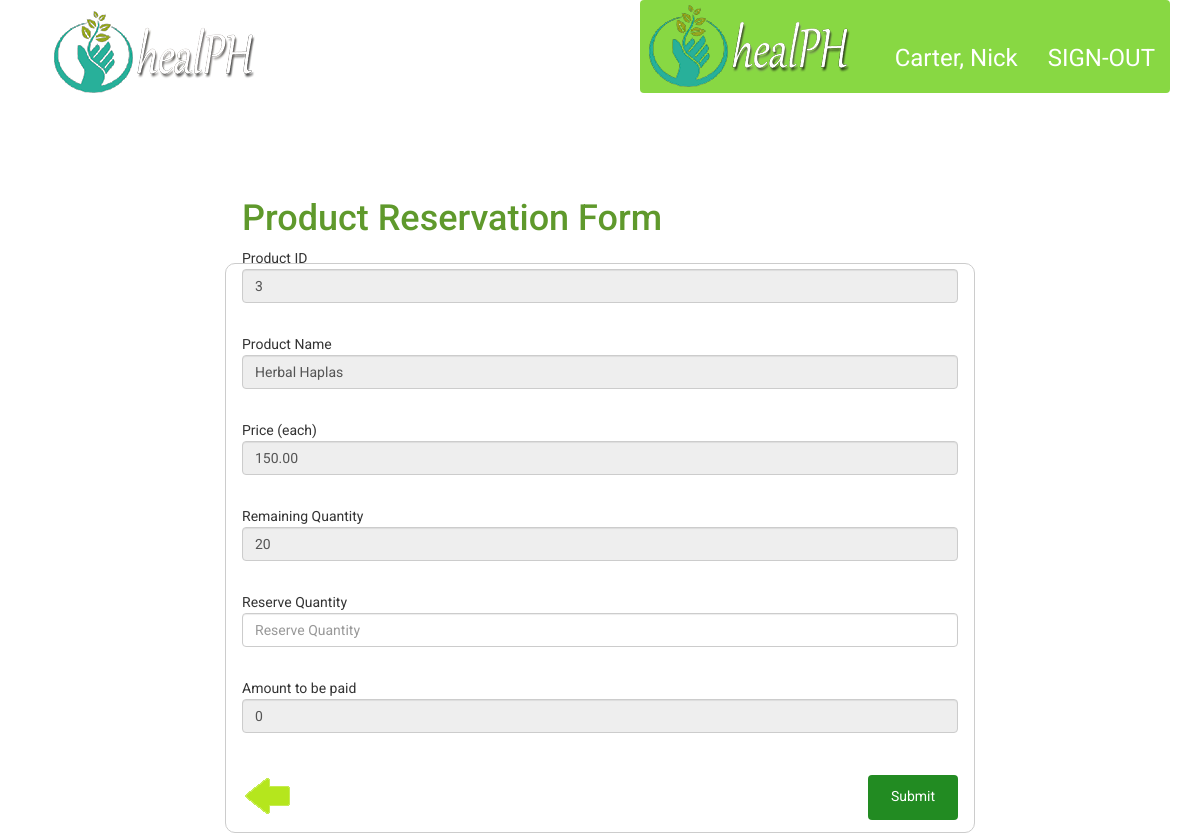
The app's page /reservationform.php?id=3 (signed in) with its own data.
### tables this page shows
CREATE TABLE IF NOT EXISTS `product` (
  `PRODUCT_ID` int(11) NOT NULL AUTO_INCREMENT,
  `PRODTYPE_ID` int(11) NOT NULL,
  `ACCT_ID` int(11) NOT NULL,
  `DESCRIPTION` varchar(60) NOT NULL,
  `RATE` decimal(5,1) NOT NULL,
  `NAME` varchar(60) NOT NULL,
  `QUANTITY` int(11) NOT NULL,
  `PRICE` decimal(10,2) NOT NULL,
  `UNIT` int(11) NOT NULL,
  `STATUS` varchar(20) NOT NULL DEFAULT 'ACTIVE',
  `PICTURE` varchar(60) NOT NULL,
  PRIMARY KEY (`PRODUCT_ID`)
);

### reservationform.php (the view, shortened to what this page needs)
<?php
	require 'queries/connection.php';
	if(isset($_GET['id'])) {
		$productid = $_GET['id'];
		$sql = "SELECT * FROM product WHERE PRODUCT_ID = '$productid'";
		$retrieve = $conn->query($sql)->fetchAll();
		if($retrieve) {
			foreach($retrieve as $row) {
				$productid = $row['PRODUCT_ID'];
				$productname = $row['NAME'];
				$quantity = $row['QUANTITY'];
				$price = $row['PRICE'];
			}
		}
	}
	else {
		header('Location: viewProducts.php');
	}
?>
<!DOCTYPE html>
<html lang="en">
<head>
		<link href="assets/css/main.css" rel="stylesheet" />
</head>
<body class="addHealer">
		<div class="container">
				<div class="row">
						<div class="col-md-3 col-sm-3">
								<a href="loginHealer.php" class="navbar-brand"><img class="img-responsive wow slideInLeft" src="assets/images/logo.png" /></a>
						</div>
						<div class="col-md-9 col-sm-9">
								<nav class="navbar navbar-inverse  wow bounceInUp">
										<div class="topUser">
												<ul class="nav navbar-nav">
														<li>
															<a href="profile.php?accountid=<?php echo $_SESSION['USERID']; ?>"><?php echo $_SESSION['NAME']; ?></a>
														</li>
														<li>
															<a href="queries/signout.php">SIGN-OUT</a>
														</li>
												</ul>
										</div>
								</nav>
						</div>
				</div>
		</div>
		<section class="login">
				<div class="container">
						<div class="row">
								<div class="col-md-2 col-sm-2"></div>
								<div class="col-md-8 col-sm-8">
										<div id="loginForm">
												<h1 class="wow slideInDown">Product Reservation Form</h1>
												<form class="center-block" action="queries/reserve.php" method="post">
														<div class="form-group">
																Product ID
																<input class="form-control wow lightSpeedIn" id="productid" name="productid" value="<?php echo $productid; ?>" placeholder="Service ID" type="text" required readonly > </div>
														<div class="message" id="sidMessage"></div>
														<div class="form-group">
																Product Name
																<input class="form-control wow lightSpeedIn" id="productname" name="productname" value="<?php echo $productname; ?>" placeholder="Name of Service" type="text" required readonly > </div>
														<div class="message" id="nosMessage"></div>
														<div class="form-group">
																Price (each)
																<input class="form-control wow lightSpeedIn" value="<?php echo $price; ?>" id="price" name="price" placeholder="Price" type="number" required readonly > </div>
														<div class="message" id="priceMessage"></div>
														<div class="form-group">
																Remaining Quantity
																<input class="form-control wow lightSpeedIn" value="<?php echo $quantity; ?>" id="quantity" name="quantity" placeholder="Quantity" type="number" required readonly > </div>
														<div class="message" id="quantityMessage"></div>
														<div class="form-group">
																Reserve Quantity
															<input class="form-control wow lightSpeedIn" id="reservequantity" name="reservequantity" placeholder="Reserve Quantity" type="number" min="1" max="<?php echo $quantity; ?>" required autofocus > </div>
														<div class="message" id="resquantityMessage"></div>
														<div class="form-group">
																Amount to be paid
																<input class="form-control wow lightSpeedIn" value="0" id="amount" name="amount" placeholder="Amount" type="number" required readonly > </div>
														<div class="message" id="amountMessage"></div>
												<input class="btn btn-danger wow bounceInRight hvr-grow" type="submit" id="submit" value="Submit" />
												</form>
												<div class="back2 hvr-float">
														<a href="product.php?productid=<?php echo $productid; ?>&ref=promotion"> <img src="assets/images/back.png"></a>
												</div>
										</div>
								</div>
								<div class="col-md-2 col-sm-2"> </div>
						</div>
				</div>
		</section>
</body>
</html>

### records on screen
product: productid "3", productname "Herbal Haplas", price "150.00", quantity "20"

### other values on screen
$_SESSION['NAME'] "Carter, Nick"
